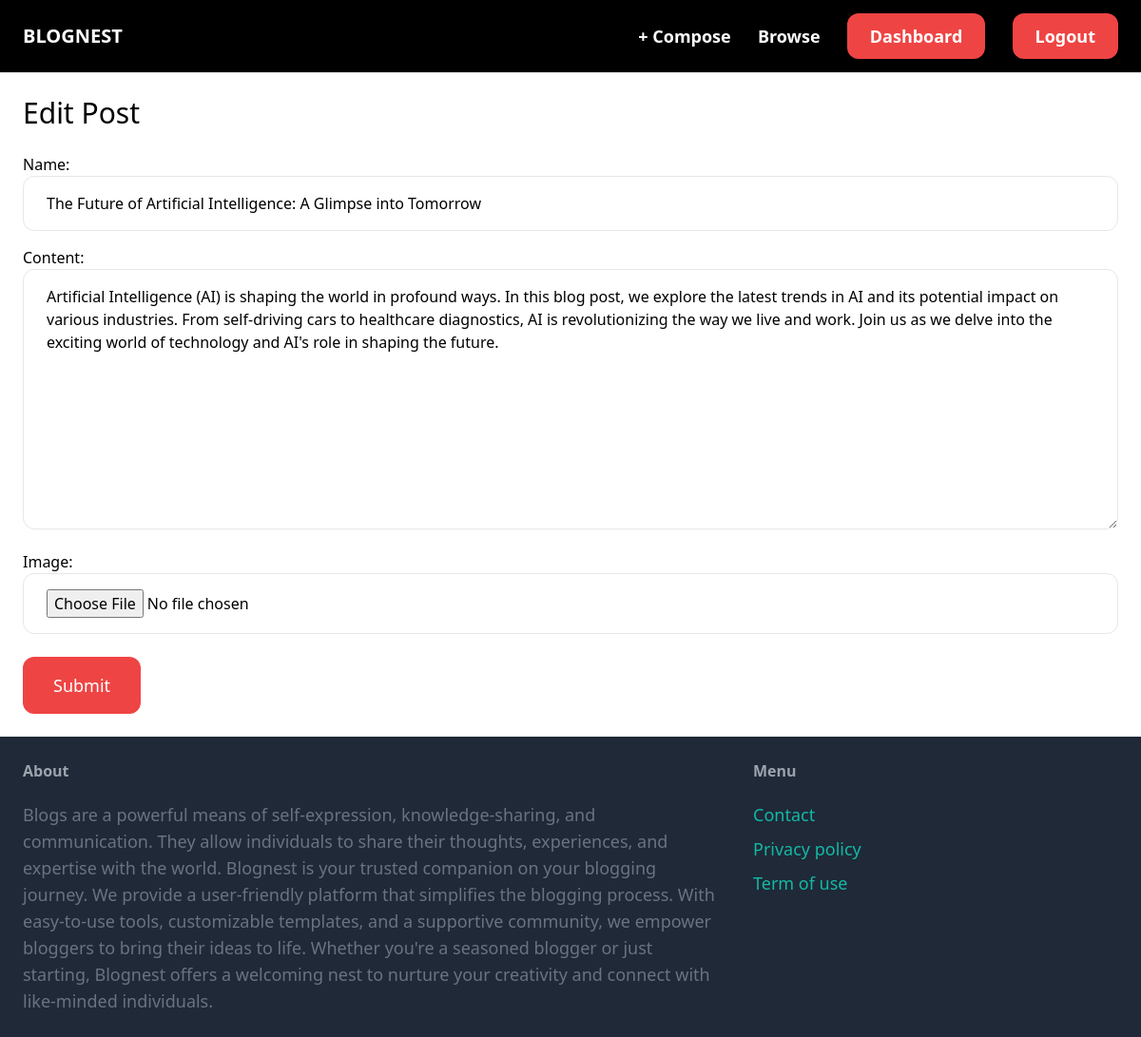
The app's page /posts/1/edit/ (signed in) with its own data.
### posts/models.py (models this page shows, shortened)
class Post(models.Model):
    tag = models.ForeignKey(
        Tag, related_name='posts', on_delete=models.CASCADE)
    name = models.CharField(max_length=255)
    content = models.TextField(blank=True, null=True)
    image = models.ImageField(upload_to='post_images', blank=True, null=True)
    created = models.DateTimeField(auto_now_add=True)
    creator = models.ForeignKey(
        User, related_name='posts', on_delete=models.CASCADE)

### posts/views.py (the view)
# urls.py: path('<int:pk>/edit/', views.edit, name='edit'),
@login_required
def edit(request, pk):
    post = get_object_or_404(Post, pk=pk, creator=request.user)
    if request.method == 'POST':
        form = EditPostForm(request.POST, request.FILES, instance=post)
        if form.is_valid():
            form.save()
            return redirect('post:detail', pk=post.id)
    else:
        form = EditPostForm(instance=post)
    return render(request, 'posts/form.html', {
        'form': form,
        'title': 'Edit Post',
    })

### posts/forms.py
class EditPostForm(forms.ModelForm):
    class Meta:
        model = Post
        fields = ('name', 'content', 'image')
        widgets = {
            'name': forms.TextInput(attrs={
                'class': INPUT_CLASSES
            }),
            'content': forms.Textarea(attrs={
                'class': INPUT_CLASSES
            }),
            'image': forms.FileInput(attrs={
                'class': INPUT_CLASSES
            })
        }

### posts/templates/posts/form.html (shortened to what this page needs)
{% extends 'core/base.html' %}
{% block content %}
<h1 class="mb-6 text-3xl">{{ title }}</h1>
<form method="post" action="." enctype="multipart/form-data">
    <div class="space-y-4">
        {{ form.as_p }}
    </div>
    <button class="mt-6 py-4 px-8 text-lg bg-red-500 hover:bg-blue-700 rounded-xl text-white">Submit</button>
</form>
{% endblock %}

### records on screen
Post: name "The Future of Artificial Intelligence: A Glimpse into Tomorrow", content "Artificial Intelligence (AI) is shaping the world in profound ways. In this blog post, we explore the latest trends in AI and its potential impact on various industries. From self-driving cars to healthcare diagnostics, AI is revolutionizing the way we live and work. Join us as we delve into the exciting world of technology and AI's role in shaping the future."

### other values on screen
{{ title }} "Edit Post"
